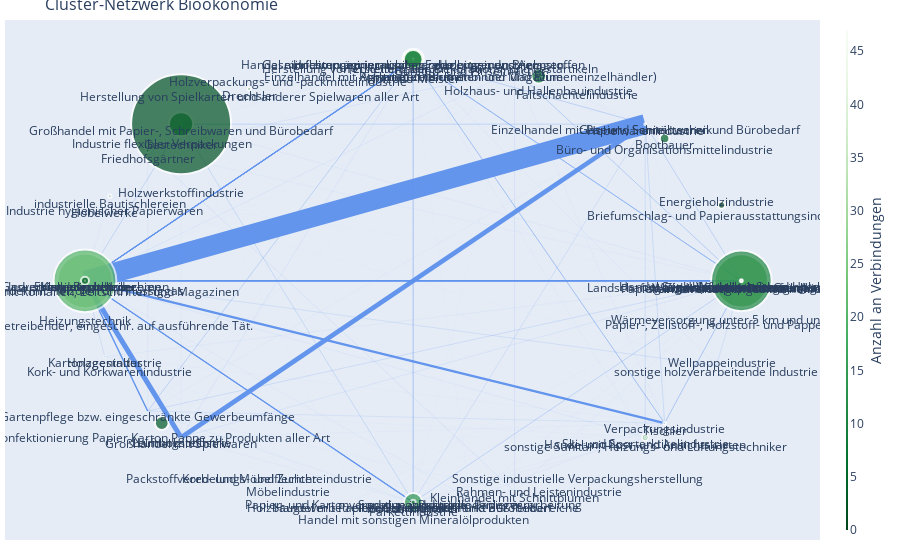

Here is the notebook cell this chart was saved with:
### Code cell
def make_edge(x, y, label, width):
    #print('make_edge passed_', label)
    return go.Scatter(x=x,
                      y=y,
                      line=dict(width=width,
                                color='cornflowerblue'),
                      text=label,
                      hoverinfo='text',
                      mode='lines')

G = nx.Graph()
G = nx.from_pandas_edgelist(edge_info, 'A', 'B', ['weight'])
G.add_nodes_from(layer_3['branche_layer_3'])

pos = {}

#pos = nx.circular_layout(G)
#nx.draw(G)

r_L1 = 50
r_L2 = 5
r_L3 = 0.5


fig = go.Figure(
    layout=go.Layout(
        title='Cluster-Netzwerk Bioökonomie',
        titlefont_size=16,
        showlegend=False,
        hovermode='closest',
        margin=dict(b=20, l=5, r=5, t=20),
        xaxis=dict(showgrid=False, zeroline=False, showticklabels=False),
        yaxis=dict(showgrid=False, zeroline=False, showticklabels=False)))


for L1 in angs_L1_dict.keys():
    pos[L1] = np.array([r_L1 * np.cos(angs_L1_dict[L1]),
                                 r_L1 * np.sin(angs_L1_dict[L1])])
    for L2 in angs_L2_dict.keys():
        if L3 in pos:
            continue
        else:        
            pos[L2] = np.array([r_L1 * np.cos(angs_L1_dict[L1]) + r_L2 * np.cos(angs_L2_dict[L2]),
                                 r_L1 * np.sin(angs_L1_dict[L1]) + r_L2 * np.sin(angs_L2_dict[L2])])
        for L3 in angs_L3_dict:
            if L3 in pos:
                #print('Skipped L3', L3)
                continue
            else:
                print(L3, ' angs = ', angs_L3_dict[L3])
                pos[L3] = np.array([r_L1 * np.cos(angs_L1_dict[L1]) + r_L2 * np.cos(angs_L2_dict[L2]) + r_L3 * np.cos(angs_L3_dict[L3]),
                                r_L1 * np.sin(angs_L1_dict[L1]) + r_L2 * np.sin(angs_L2_dict[L2]) + r_L3 * np.sin(angs_L3_dict[L3])])

            print(L3, pos[L3])
            
#         fig.add_annotation(
#             x=pos[L3][0] - r_L3,
#             y=pos[L3][1] + r_L3 * 2,
#             text=L2)
#     fig.add_annotation(
#         x=pos[L2][0] - r_L1,
#         y=pos[L2][1] + r_L1 * 2,
#         text=L2)

# fig.add_annotation(
#     x=pos[L1][0] - r_L1,
#     y=pos[L1][1] + r_L1 * 2,
#     text=L1)

fig.update_annotations(
        dict(
            xref="x",
            yref="y",
            font_size=15,
            bgcolor ='honeydew',
            showarrow=False,
            arrowhead=7,
            ax=0,
            ay=-40
            ))

edge_x = []
edge_y = []
edge_trace = []

for edge in G.edges():
    print(edge, pos[edge[0]][0], pos[edge[0]][1], G.edges()[edge]['weight'])
    x0, y0 = pos[edge[0]][0], pos[edge[0]][1]
    x1, y1 = pos[edge[1]][0], pos[edge[1]][1]
    edge_x.append(x0)
    edge_x.append(x1)
    edge_x.append(None)
    edge_y.append(y0)
    edge_y.append(y1)
    edge_y.append(None)
    label = G.edges()[edge]['weight']

    trace = make_edge([x0, x1, None], [y0, y1, None], label=label, width=20*G.edges()[edge]['weight'])

    edge_trace.append(trace)
    
    
node_x = []
node_y = []
labels_node = []
for node in G.nodes():
    #print(pos[node])
    x, y = pos[node]
    node_x.append(x)
    node_y.append(y)
    labels_node.append(node)
    

node_trace = go.Scatter(
    x=node_x, y=node_y,
    text=labels_node,
    mode='markers+text',
    hoverinfo='text',
    textposition='bottom center',
    marker=dict(
        showscale=True,
        size=dups['weight']*100,
        # colorscale options
        # 'Greys' | 'YlGnBu' | 'Greens' | 'YlOrRd' | 'Bluered' | 'RdBu' |
        # 'Reds' | 'Blues' | 'Picnic' | 'Rainbow' | 'Portland' | 'Jet' |
        # 'Hot' | 'Blackbody' | 'Earth' | 'Electric' | 'Viridis' |
        colorscale='Greens',
        reversescale=True,
        color=[],
        colorbar=dict(
            thickness=1,
            title='Anzahl an Verbindungen',
            xanchor='left',
            titleside='right'
        ),
        line_width=2))

node_adjacencies = []
node_text = []
for node, adjacencies in enumerate(G.adjacency()):
    node_adjacencies.append(len(adjacencies[1]))
node_trace.marker.color = node_adjacencies


for trace in edge_trace:
    fig.add_trace(trace)
fig.add_trace(node_trace)
fig.show()
